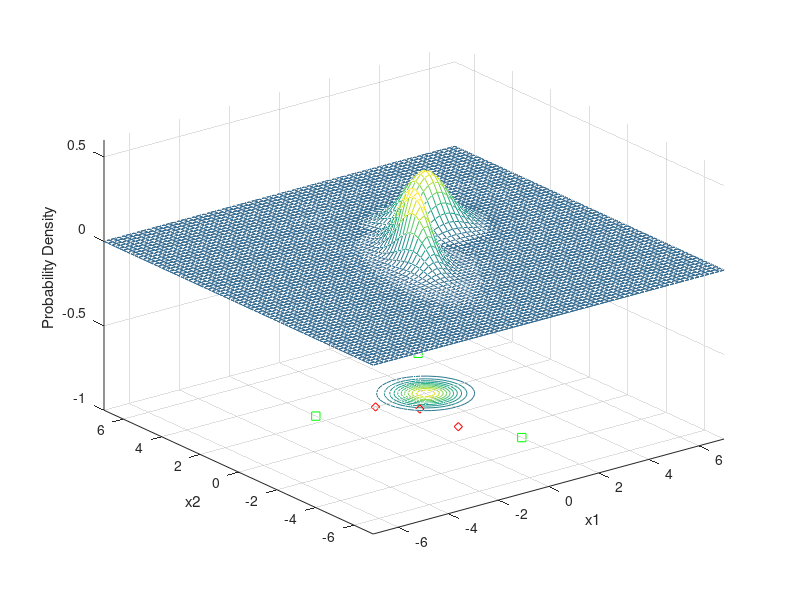

Recreate this plot in MATLAB. (Note: this script raises an error after producing the figure.)
%given code
x1 = -7:.2:7;
x2 = -7:.2:7;
[X1,X2] = meshgrid(x1,x2); 

mu1 = [0 0];
Sigma1 = [.25 .3; .3 1];
F1 = mvnpdf([X1(:) X2(:)],mu1,Sigma1); 
F1 = reshape(F1,length(x2),length(x1));
meshc(X1,X2,F1);
axis([-7 7 -7 7 -1.0 .6])
xlabel('x1'); ylabel('x2'); zlabel('Probability Density');
hold on;

mu2 = [2 2];
Sigma2 = [.5 .0; 0 .5];
F2 = mvnpdf([X1(:) X2(:)],mu2,Sigma2);
F2 = reshape(F2,length(x2),length(x1));
meshc(X1,X2,F2);
axis([-7 7 -7 7 -1.0 .6])
xlabel('x1'); ylabel('x2'); zlabel('Probability Density');

caxis([min(F2(:))-.5*range(F2(:)),max(F2(:))]);

%task 1 and 2
x = [1 1; 1 -1; 4 5; -2 2.5; 0 2; 2 -3];

for n=1:6
g1 = -log(2*pi)-0.5*log(det(Sigma1))-0.5*(x(n,:)'-mu1')'*inv(Sigma1)*(x(n,:)'-mu1')+log(0.5);
g2 = -log(2*pi)-0.5*log(det(Sigma2))-0.5*(x(n,:)'-mu2')'*inv(Sigma2)*(x(n,:)'-mu2')+log(0.5);

if g1>g2
    plot3(x(n,1),x(n,2),-1.0,'rd');
else
    plot3(x(n,1),x(n,2),-1.0,'gs');
end
end

syms x1 x2
g1 = -log(2*pi) - 0.5*log(det(Sigma1)) - 0.5*([x1;x2]-mu1')'*(Sigma1^-1)*([x1;x2]-mu1') + log(0.5);
g2 = -log(2*pi) - 0.5*log(det(Sigma2)) - 0.5*([x1;x2]-mu2')'*(Sigma2^-1)*([x1;x2]-mu2') + log(0.5);
g = g1 - g2;
L3=ezplot(g, [ [-10,10], [-10,10] ]);     
